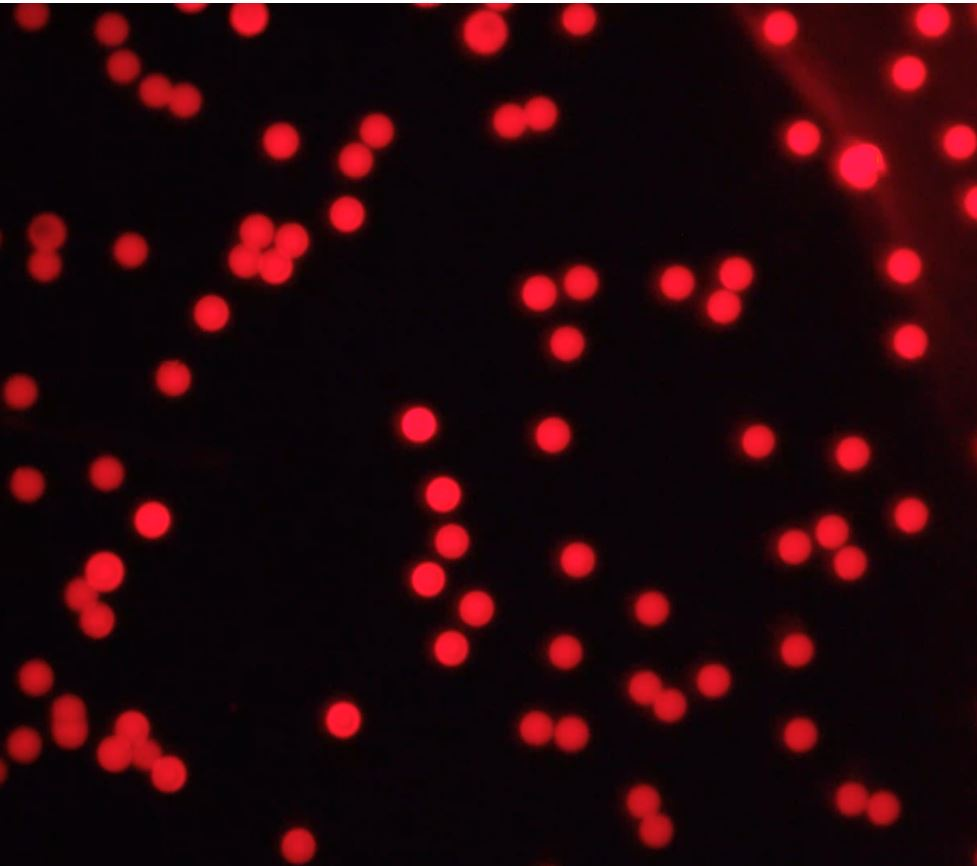
#> input picture INPUT/test1.JPG, 977 x 866 px, found by its file name
$ python main.py
#> lines starting #> are read from the running program, lines starting #| are printed output that depends on the picture; after the words box and inside, x2 and y2 are one past the last pixel; in counts of white or black regions, pixels touching at a corner belong together
import cv2
import numpy as np
import matplotlib.pyplot as plt
from collections import Counter

img = cv2.imread('test1.JPG')
#> img is the input picture: shape (866, 977, 3); mean B, G, R 10.5, 6.1, 36.1
imgGrey = cv2.cvtColor(img, cv2.COLOR_BGR2GRAY)
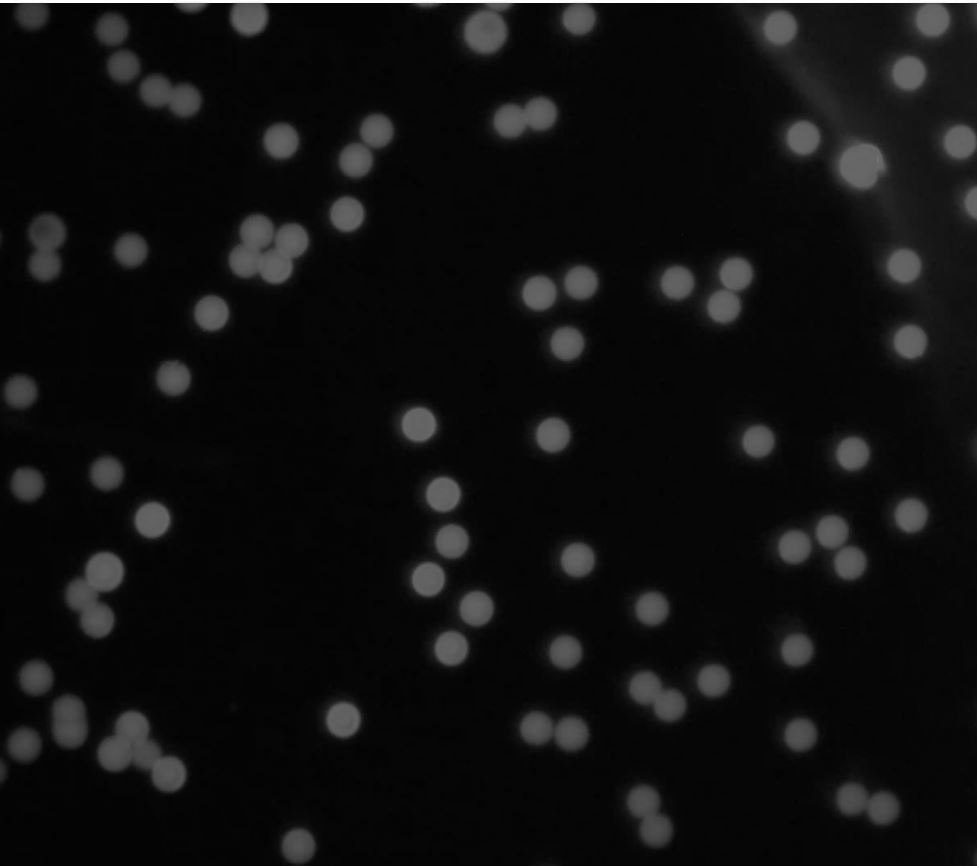
#> imgGrey: shape (866, 977); min 1, max 255, mean 15.5
blur = cv2.GaussianBlur(imgGrey, (11,11), 0)
plt.imshow(blur, cmap='gray')
_, thrash = cv2.threshold(imgGrey, 40, 255, cv2.THRESH_BINARY)
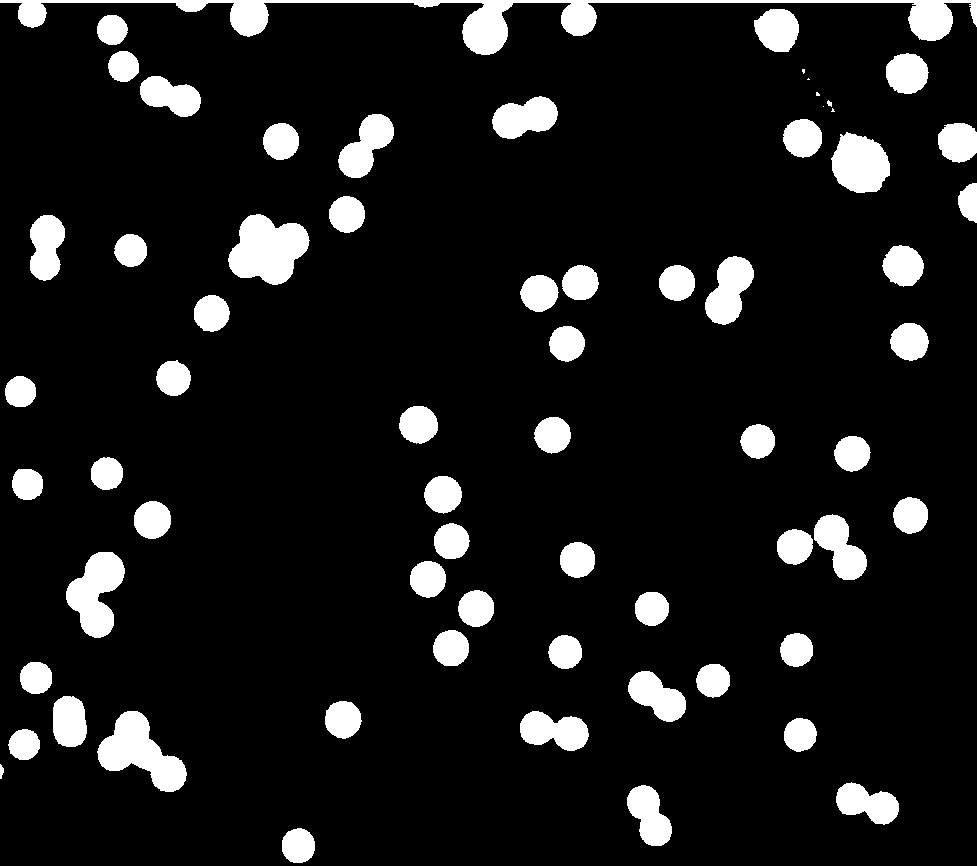
#> thrash: shape (866, 977); 10.1% white; 66 white regions (5 under 20 px)
# >>Get contour and Hierarchy in image
contours, hierarchy = cv2.findContours(thrash, cv2.RETR_TREE, cv2.CHAIN_APPROX_NONE)
#> contours = 66 contours, 6 with area under 20; largest, box (x1, y1, x2, y2) and area: (0, 0, 977, 55) 8112, (228, 214, 310, 285) 3820, (97, 711, 187, 792) 3498, (66, 552, 125, 638) 2914, (831, 132, 890, 193) 2570
# cv2.imshow("img", img)
count = 0
i=0
beadCount = 0
parentList = []
for contour in contours:
    approx = cv2.approxPolyDP(contour, 0.01 * cv2.arcLength(contour, True), True)
    if (cv2.contourArea(contour) < 400):
        if (hierarchy[-1][i][3] != -1):
            # cv2.putText(img, str(hierarchy[-1][i][3]), (x, y), cv2.FONT_HERSHEY_COMPLEX, 1, (255, 255, 255))
            parentList.append(hierarchy[-1][i][3])
# >>Get parent contour list from contours
    if(cv2.contourArea(contour) > 400 and cv2.contourArea(contour) < 30000):
        # >>Get Green contours
        cv2.drawContours(img, [approx], 0, (0, 255, 0), 2)
        # >>Print polygon shape
        if len(approx) > 10:
            # cv2.putText(img, "circle", (x, y), cv2.FONT_HERSHEY_COMPLEX, 0.5, (0, 0, 0))
            count = count + 1
    x = approx.ravel()[0]
    # print(cv2.contourArea(contour))
    y = approx.ravel()[1] - 5
    i = i + 1
#> this loop made 66 passes
#> (x, y) on passes 1 to 12: (297, 823), (635, 782), (838, 784), (0, 759), (18, 725), (796, 713), (520, 718), (121, 709), (339, 696), (63, 691), (630, 674), (706, 660)
#> (approx, x, y) on pass 55: ([[823, 106]], 823, 101)
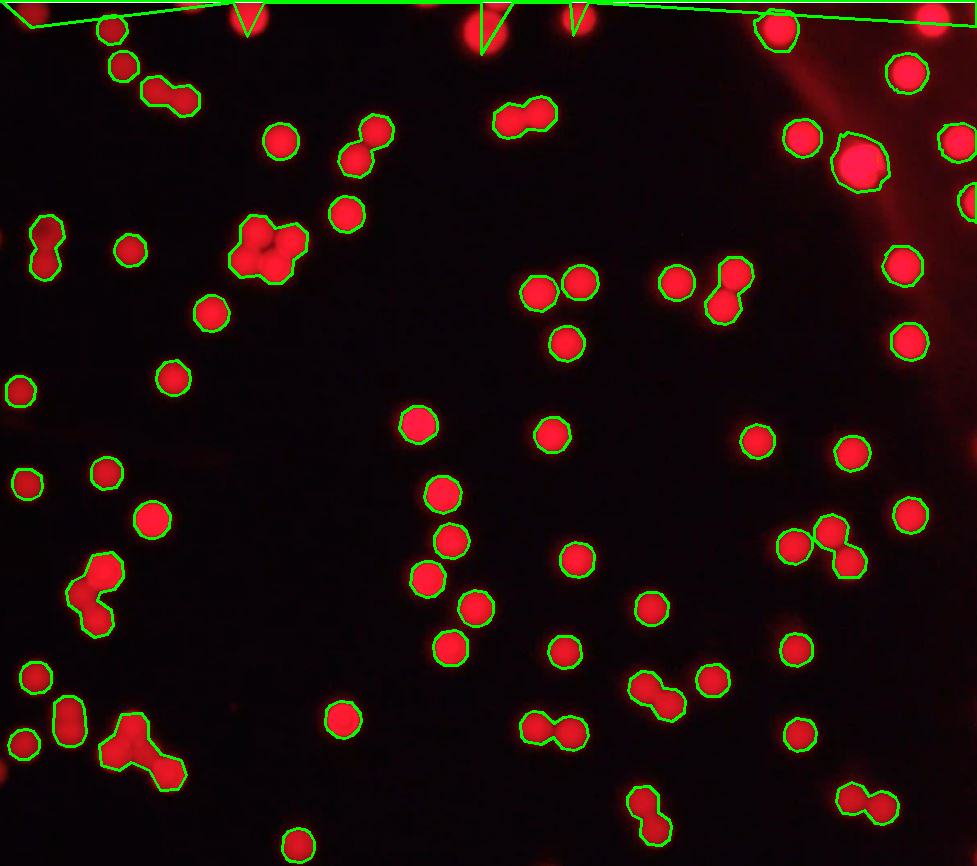
#> img: shape (866, 977, 3); 3.28% of pixels changed, all inside (x1, y1, x2, y2) = (0, 0, 977, 864)
#> after the loop, count = 59; i = 66; parentList = []
# >> Count the entries of list
counter =  Counter(parentList)
#> counter = 0 items
chainList = []
filteredCountList = []
j = 0

# >> Filter the list based on contour area
for contour in contours:
    for data in counter.most_common():
        if j == data[0]:
            print(str(data[0])+", "+str(data[1])+", "+str(cv2.contourArea(contour)))
            print("")
            if cv2.contourArea(contour) > (data[1] * 250) and cv2.contourArea(contour) < (data[1] * 400):
                print("**"+str(data[0])+", "+str(data[1]) )
                filteredCountList.append(j)
    j = j + 1
#> this loop made 66 passes
#> contour on passes 55, 59: [[823, 106]], [[808, 78], [807, 79], [808, 79], [809, 79]]
#> after the loop, filteredCountList = []; j = 66
print(Counter(filteredCountList))
#| Counter()

# >> Draw filtered contours
for ct in counter.items():
    if(ct[1] < 100):
        chainList.append(ct[1])
    m = 0
    for c in contours:
        if(ct[0] == hierarchy[-1][m][3]):
            newContours, _ = cv2.findContours(thrash, cv2.RETR_TREE, cv2.CHAIN_APPROX_NONE,None,hierarchy[-1][m])
            aprox = cv2.approxPolyDP(contour, 0.01 * cv2.arcLength(contour, True), True)
            cv2.drawContours(img, aprox, 0, (0, 0, 255), 10)
            print("#########################")
        m=m+1
#> this loop made 0 passes
#> after the loop, chainList = []

chainCounter = Counter(chainList)
#> chainCounter = 0 items
# >>print final list chain and count
for chain in chainCounter.items():
    print("chain length :"+str(chain[0]) + ", count :"+str(chain[1]))
# biggest_contour = max(contours, key=cv2.contourArea)
# cv2.drawContours(img, biggest_contour, -1, (0, 255, 0), 4)
# print("number circles : "+ str(count))

cv2.namedWindow("output", cv2.WINDOW_NORMAL)    # Create window with freedom of dimensions                 # Read image
imS = cv2.resize(img, (2000, 2000))                # Resize image
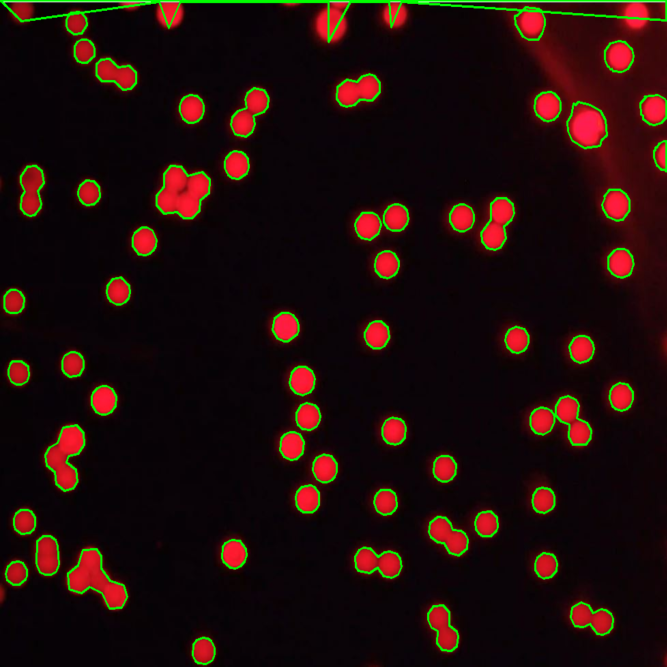
#> imS: shape (2000, 2000, 3) (shown at 1/3 size); mean B, G, R 9.2, 13.3, 31.7
cv2.imshow("output", imS)
cv2.waitKey(0)
cv2.destroyAllWindows()
